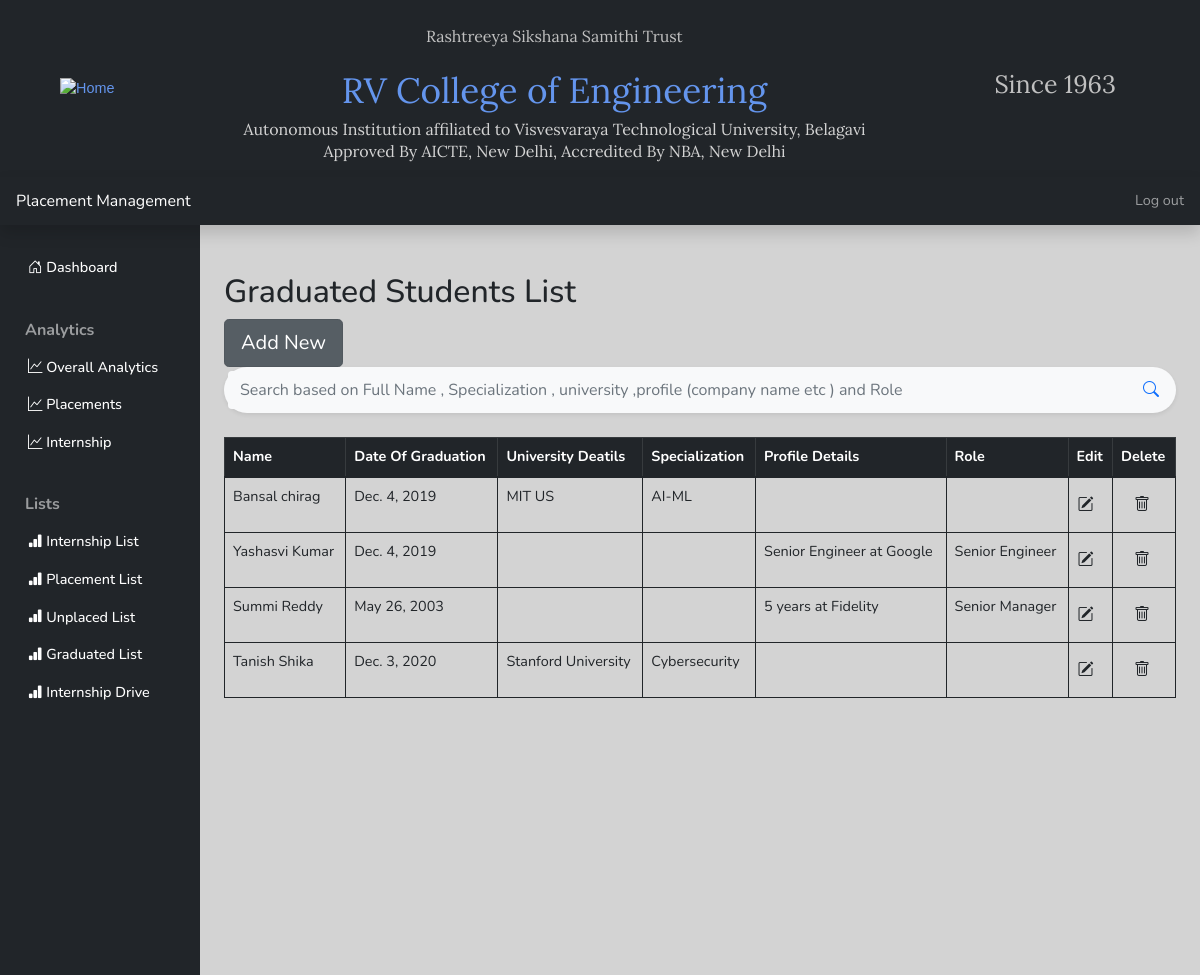
Page /Student_SPC/Glist/ (signed in) on the committed database.
### main_app/models.py (models this page shows)
class Graduated(models.Model):
    Usn = models.CharField(max_length=15,blank=True,default=None)
    Full_name=models.CharField(max_length=50)
    personal_email=models.CharField(max_length=50)
    phone=models.CharField(max_length=15)
    Date_of_Grad=models.DateField(max_length=20)
    Gre_score=models.FloatField(default=0,blank=True)
    Gmat_score=models.FloatField(default=0,blank=True)
    Toefl_score=models.FloatField(default=0,blank=True)
    Ielts_score=models.FloatField(default=0,blank=True)
    Gate_score=models.FloatField(default=0,blank=True)
    Other_score=models.CharField(max_length=30,blank=True,default=None)
    University=models.CharField(max_length=300,blank=True,default=None)
    Specialization=models.CharField(max_length=50,blank=True,default=None)
    Date_of_Join=models.DateField(max_length=20,blank=True,null=True)
    Date_of_UniGrad=models.DateField(max_length=20,blank=True,null=True)
    Current_profile_details=models.CharField(max_length=400,blank=True,default=None)
    Role=models.CharField(max_length=50,blank=True,default=None)
    Salary=models.FloatField(default=0,blank=True)

### main_app/views.py (the view)
# urls.py: path('Glist/',views.Graduated_list,name='Grad_list'),
@login_required
def Graduated_list(request):
    if'q'in request.GET:
        q=request.GET['q']
        multiple_q=Q(Q(Full_name__icontains=q)|Q(Specialization__icontains=q)|Q(Role__icontains=q)|Q(University__icontains=q)|Q(Current_profile_details__icontains=q))
        data=Graduated.objects.filter(multiple_q)
    else:
        data=Graduated.objects.all()
    context={'GradList':data}
    return render(request,"Graduated_list.html",context)

### main_app/templates/Graduated_list.html (shortened to what this page needs)
{% extends 'base.html'%}
{% block sidebar %}
{% include 'SPCsidebar.html'%}
{% endblock %}
{% block content %}
<main class="col-md-9 ms-sm-auto col-lg-10 px-md-4">
    <h1 class="mt-5 h2">Graduated Students List</h1>
    {% if user.is_authenticated and user.is_staff or user.is_superuser %}
    <a href="{% url 'Grad_form' %}" class="btn btn-secondary btn-lg active" role="button" aria-pressed="true">Add New</a>
    {% endif %}
    <br>
    <form action="">
        <div class="p-1 bg-light rounded rounded-pill shadow-sm mb-4">
          <div class="input-group">
            <input type="search" name="q" placeholder="Search based on Full Name , Specialization , university ,profile (company name etc ) and Role" aria-describedby="button-addon1" class="form-control border-0 bg-light">
            <div class="input-group-append">
              <button id="button-addon1" type="submit" class="btn btn-link text-primary"><i class="bi bi-search"></i></button>
            </div>
          </div>
        </div>
        </form>
        <table class="mt-4 table table-bordered border-dark">
            <thead class="table-dark">
                <tr>
                    <th scope="col">Name</th>
                    <th scope="col">Date Of Graduation</th>
                    <th scope="col">University Deatils</th>
                    <th scope="col">Specialization</th>
                    <th scope="col">Profile Details</th>
                    <th scope="col">Role</th>
                    {% if user.is_authenticated and user.is_staff or user.is_superuser %}
                    <th scope="col">Edit</th>
                    <th scope="col">Delete</th>
                    {% endif %}
                </tr>
            </thead>
            <tbody>
                {% for list in GradList %}
                <tr>
                    <td>{{list.Full_name}}</td>
                    <td>{{list.Date_of_Grad}}</td>
                    <td>{{list.University}}</td>
                    <td>{{list.Specialization}}</td>
                    <td>{{list.Current_profile_details}}</td>
                    <td>{{list.Role}}</td>
                    {% if user.is_authenticated and user.is_staff or user.is_superuser %}
                    <td>
                       <a href="{% url 'Gradupdate' list.id %}" class="btn text secondary px-0">
                        <i class="bi bi-pencil-square"></i>
                       </a>
                    </td>
                    <td>
                    <form action="{% url 'Graddel' list.id %}" method="post" onsubmit = "return confirm('Are you sure you want to delete?')">
                        <button type="'submit" class="btn">
                            <i class="bi bi-trash"></i>
                        </button>
                    </form>
                    </td>
                   {% endif %}
                </tr>
                {% endfor %}
            </tbody>
        </table>
    </div>
{% endblock %}

### static/css/style.css (style rules this page uses)
body { font-size: 0.9rem; font-family: 'Nunito', sans-serif; background-color:#d3d3d3; }
a { color: cornflowerblue; text-decoration: none; }
td { overflow: hidden; text-overflow: ellipsis; word-wrap: break-word; }

### rows in the picture
Graduated: Full_name "Bansal chirag", Date_of_Grad "Dec. 4, 2019", University "MIT US", Specialization "AI-ML"
Graduated: Full_name "Yashasvi Kumar", Date_of_Grad "Dec. 4, 2019", Current_profile_details "Senior Engineer at Google", Role "Senior Engineer"
Graduated: Full_name "Summi Reddy", Date_of_Grad "May 26, 2003", Current_profile_details "5 years at Fidelity", Role "Senior Manager"
Graduated: Full_name "Tanish Shika", Date_of_Grad "Dec. 3, 2020", University "Stanford University", Specialization "Cybersecurity"
